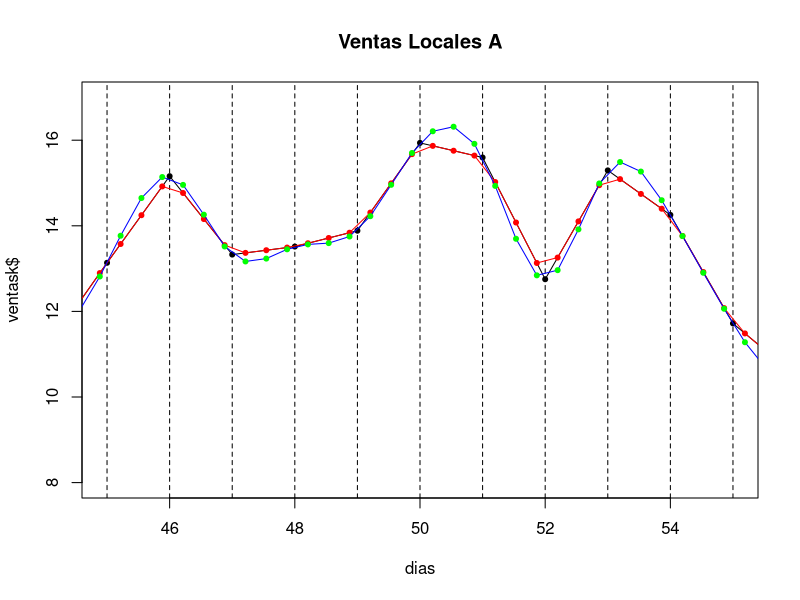
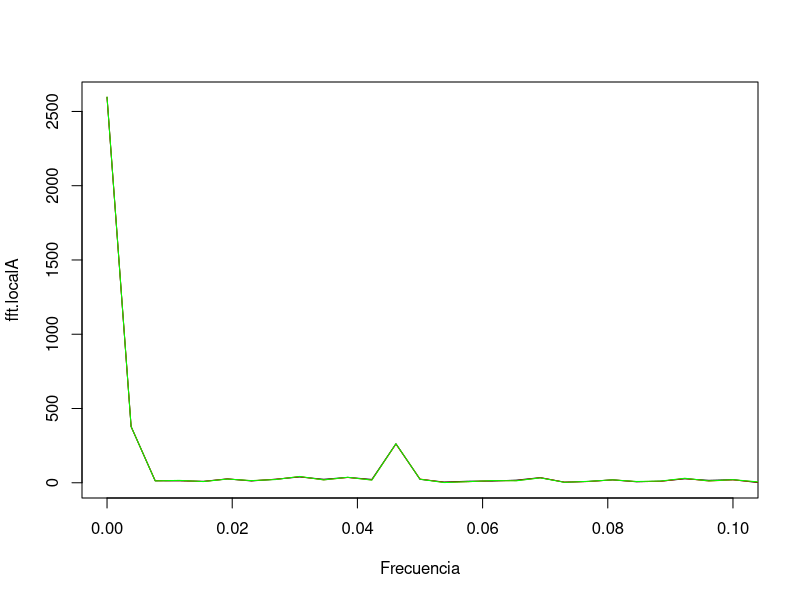
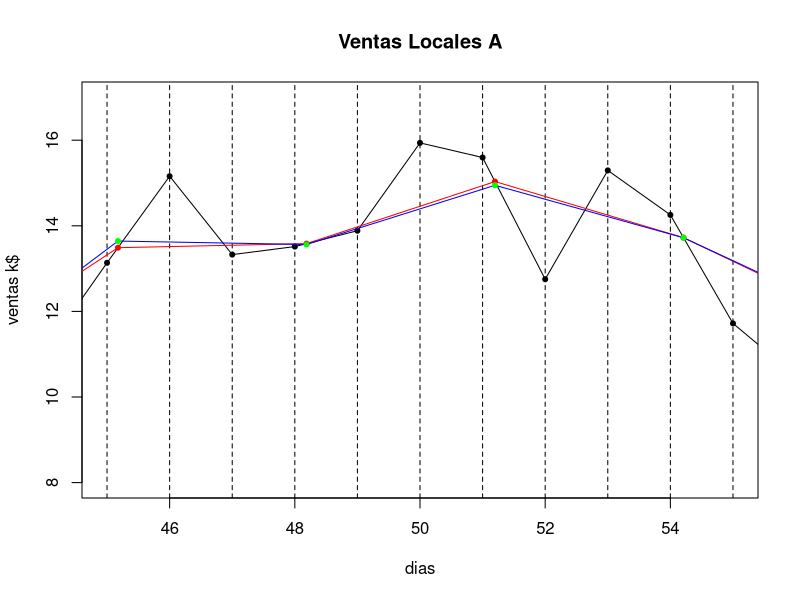
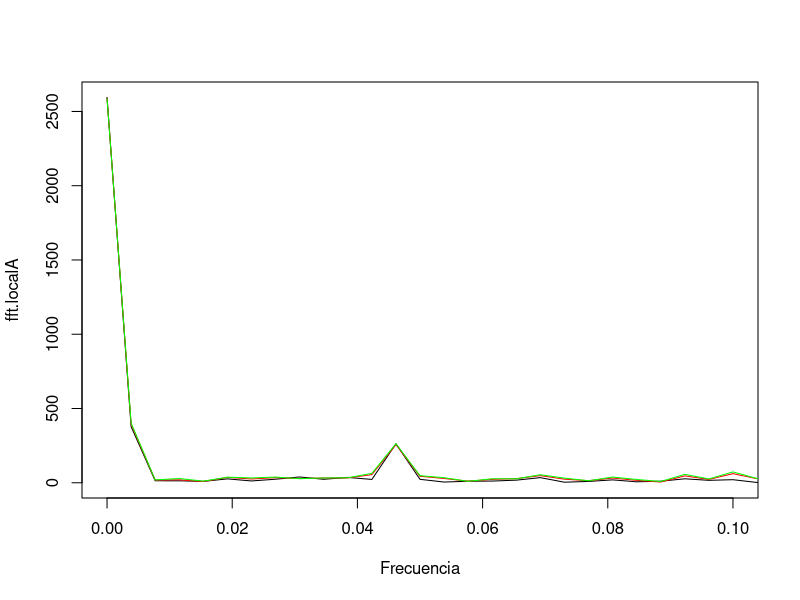

Write the R code that produced these figures, in order.
dos.locales <- read.csv("DosLocales.csv")
names(dos.locales)

N <- length(dos.locales$localA)
print(paste("N =",N))

localAfal <- approx(dos.locales$t,dos.locales$localA,n=3*N)
localAfas = spline(dos.locales$t,dos.locales$localA,n=3*N)

# Aumentar la frecuencia de muestreo
plot(dos.locales$t,dos.locales$localA,type="l",main="Ventas Locales A",xlab="dias", ylab="ventask$", xlim=c(45,55),ylim=c(8,17))
points(dos.locales$t,dos.locales$localA,pch=20,col="black")

for(j in 1:N){
  abline(v=j, lty =2)
}

lines(localAfal$x,localAfal$y,col="red")
points(localAfal$x,localAfal$y,pch=20,col="red")
lines(localAfas$x,localAfas$y,col="blue")
points(localAfas$x,localAfas$y,pch=20,col="green")


# Efecto en el dominio de la frecuencia.
# (No pasa naranja.)

fft.localA = Mod(fft(dos.locales$localA))
fft.localAfal = Mod(fft(localAfal$y))
fft.localAfas = Mod(fft(localAfas$y))

tiempo = 0:(N-1)
tiempo3 = 0:(3*N-1)

FrecuenciaMuestreo = 1
DeltaFrecMuestreo = FrecuenciaMuestreo/N
Frecuencia = DeltaFrecMuestreo*tiempo

FrecuenciaMuestreo = 3
DeltaFrecMuestreo = FrecuenciaMuestreo/(3*N)
FrecuenciaInterpolada = DeltaFrecMuestreo*tiempo3

op <- par(mfrow = c(1, 1))
plot(Frecuencia,fft.localA,type='l',xlim=c(0,0.1))
lines(FrecuenciaInterpolada,fft.localAfal/3,col='red')
lines(FrecuenciaInterpolada,fft.localAfas/3,col='green')

#interpolamos por ejemplo para correlacionar dos series de tiempo que estan a distinta frecuencia de muestreo.

# Caso 2, disminuir la frecuencia de muestreo

N = length(dos.locales$localA)
print(paste('N =',N))

localAfal = approx(dos.locales$t,dos.locales$localA,n=N/3)
localAfas = spline(dos.locales$t,dos.locales$localA,n=N/3)

plot(dos.locales$t,dos.locales$localA,type = 'l',main='Ventas Locales A',xlab='dias',ylab='ventas k$',xlim=c(45,55),ylim=c(8,17))
points(dos.locales$t,dos.locales$localA,pch=20,col='black')

for(j in 1:N)
{
  abline(v=j,lty=2)
}

lines(localAfal$x,localAfal$y,col='red')
points(localAfal$x,localAfal$y,pch=20,col='red')
lines(localAfas$x,localAfas$y,col='blue')
points(localAfas$x,localAfas$y,pch=20,col='green')

#efecto en la frecuencia.


fft.localA = Mod(fft(dos.locales$localA))
fft.localAfal = Mod(fft(localAfal$y))
fft.localAfas = Mod(fft(localAfas$y))

tiempo = 0:(N-1)
tiempo3 = 0:(N/3)

FrecuenciaMuestreo = 1
DeltaFrecMuestreo = FrecuenciaMuestreo/N
Frecuencia = DeltaFrecMuestreo*tiempo

FrecuenciaMuestreo = 1/3
DeltaFrecMuestreo = FrecuenciaMuestreo/(N/3)
FrecuenciaInterpolada = DeltaFrecMuestreo*tiempo3

op <- par(mfrow = c(1, 1))
plot(Frecuencia,fft.localA,type='l',xlim=c(0,0.1))
lines(FrecuenciaInterpolada,3*fft.localAfal,col='red')
lines(FrecuenciaInterpolada,3*fft.localAfas,col='green')